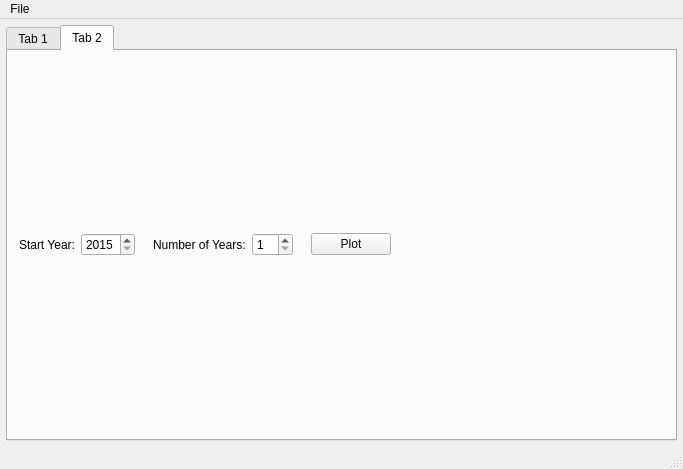
<?xml version="1.0" encoding="UTF-8"?>
<ui version="4.0">
 <class>MainWindow</class>
 <widget class="QMainWindow" name="MainWindow">
  <property name="geometry">
   <rect>
    <x>0</x>
    <y>0</y>
    <width>683</width>
    <height>469</height>
   </rect>
  </property>
  <property name="windowTitle">
   <string>MainWindow</string>
  </property>
  <widget class="QWidget" name="centralWidget">
   <layout class="QVBoxLayout" name="verticalLayout">
    <property name="leftMargin">
     <number>6</number>
    </property>
    <property name="topMargin">
     <number>6</number>
    </property>
    <property name="rightMargin">
     <number>6</number>
    </property>
    <property name="bottomMargin">
     <number>6</number>
    </property>
    <item>
     <widget class="QTabWidget" name="tabWidget">
      <property name="currentIndex">
       <number>1</number>
      </property>
      <widget class="QWidget" name="tab_0">
       <attribute name="title">
        <string>Tab 1</string>
       </attribute>
       <layout class="QVBoxLayout" name="verticalLayout_2">
        <property name="leftMargin">
         <number>3</number>
        </property>
        <property name="topMargin">
         <number>3</number>
        </property>
        <property name="rightMargin">
         <number>3</number>
        </property>
        <property name="bottomMargin">
         <number>3</number>
        </property>
        <item>
         <layout class="QHBoxLayout" name="horizontalLayout">
          <property name="topMargin">
           <number>0</number>
          </property>
          <item>
           <spacer name="horizontalSpacer">
            <property name="orientation">
             <enum>Qt::Horizontal</enum>
            </property>
            <property name="sizeHint" stdset="0">
             <size>
              <width>40</width>
              <height>20</height>
             </size>
            </property>
           </spacer>
          </item>
          <item>
           <widget class="QPushButton" name="pushButton_add">
            <property name="styleSheet">
             <string notr="true">QPushButton:enabled {color: #555555}</string>
            </property>
            <property name="text">
             <string>Add</string>
            </property>
           </widget>
          </item>
          <item>
           <widget class="QPushButton" name="pushButton_duplicate">
            <property name="styleSheet">
             <string notr="true">QPushButton:enabled {color: #555555}</string>
            </property>
            <property name="text">
             <string>Duplicate</string>
            </property>
           </widget>
          </item>
          <item>
           <widget class="QPushButton" name="pushButton_edit">
            <property name="styleSheet">
             <string notr="true">QPushButton:enabled {color: #555555}</string>
            </property>
            <property name="text">
             <string>Edit</string>
            </property>
           </widget>
          </item>
          <item>
           <widget class="QPushButton" name="pushButton_remove">
            <property name="styleSheet">
             <string notr="true">QPushButton:enabled {color: #555555}</string>
            </property>
            <property name="text">
             <string>Remove</string>
            </property>
           </widget>
          </item>
         </layout>
        </item>
        <item>
         <widget class="QTableWidget" name="tableWidget">
          <property name="editTriggers">
           <set>QAbstractItemView::NoEditTriggers</set>
          </property>
          <property name="selectionMode">
           <enum>QAbstractItemView::SingleSelection</enum>
          </property>
          <property name="selectionBehavior">
           <enum>QAbstractItemView::SelectRows</enum>
          </property>
          <property name="sortingEnabled">
           <bool>true</bool>
          </property>
          <attribute name="horizontalHeaderHighlightSections">
           <bool>false</bool>
          </attribute>
          <attribute name="verticalHeaderHighlightSections">
           <bool>false</bool>
          </attribute>
          <column>
           <property name="text">
            <string>category</string>
           </property>
           <property name="foreground">
            <brush brushstyle="SolidPattern">
             <color alpha="255">
              <red>77</red>
              <green>77</green>
              <blue>77</blue>
             </color>
            </brush>
           </property>
          </column>
          <column>
           <property name="text">
            <string>note</string>
           </property>
           <property name="foreground">
            <brush brushstyle="SolidPattern">
             <color alpha="255">
              <red>77</red>
              <green>77</green>
              <blue>77</blue>
             </color>
            </brush>
           </property>
          </column>
          <column>
           <property name="text">
            <string>cost ($)</string>
           </property>
           <property name="foreground">
            <brush brushstyle="SolidPattern">
             <color alpha="255">
              <red>77</red>
              <green>77</green>
              <blue>77</blue>
             </color>
            </brush>
           </property>
          </column>
          <column>
           <property name="text">
            <string>spending date</string>
           </property>
           <property name="foreground">
            <brush brushstyle="SolidPattern">
             <color alpha="255">
              <red>77</red>
              <green>77</green>
              <blue>77</blue>
             </color>
            </brush>
           </property>
          </column>
          <column>
           <property name="text">
            <string>duration</string>
           </property>
           <property name="foreground">
            <brush brushstyle="SolidPattern">
             <color alpha="255">
              <red>77</red>
              <green>77</green>
              <blue>77</blue>
             </color>
            </brush>
           </property>
          </column>
          <column>
           <property name="text">
            <string>note</string>
           </property>
           <property name="foreground">
            <brush brushstyle="SolidPattern">
             <color alpha="255">
              <red>77</red>
              <green>77</green>
              <blue>77</blue>
             </color>
            </brush>
           </property>
          </column>
         </widget>
        </item>
       </layout>
      </widget>
      <widget class="QWidget" name="tab_1">
       <attribute name="title">
        <string>Tab 2</string>
       </attribute>
       <layout class="QVBoxLayout" name="verticalLayout_3">
        <item>
         <layout class="QHBoxLayout" name="horizontalLayout_2">
          <item>
           <widget class="QLabel" name="label">
            <property name="text">
             <string>Start Year:</string>
            </property>
           </widget>
          </item>
          <item>
           <widget class="QSpinBox" name="spinBox_start_year">
            <property name="minimum">
             <number>2015</number>
            </property>
            <property name="maximum">
             <number>2100</number>
            </property>
           </widget>
          </item>
          <item>
           <spacer name="horizontalSpacer_2">
            <property name="orientation">
             <enum>Qt::Horizontal</enum>
            </property>
            <property name="sizeType">
             <enum>QSizePolicy::Fixed</enum>
            </property>
            <property name="sizeHint" stdset="0">
             <size>
              <width>12</width>
              <height>20</height>
             </size>
            </property>
           </spacer>
          </item>
          <item>
           <widget class="QLabel" name="label_2">
            <property name="text">
             <string>Number of Years:</string>
            </property>
           </widget>
          </item>
          <item>
           <widget class="QSpinBox" name="spinBox_Nyears">
            <property name="minimum">
             <number>1</number>
            </property>
           </widget>
          </item>
          <item>
           <spacer name="horizontalSpacer_4">
            <property name="orientation">
             <enum>Qt::Horizontal</enum>
            </property>
            <property name="sizeType">
             <enum>QSizePolicy::Fixed</enum>
            </property>
            <property name="sizeHint" stdset="0">
             <size>
              <width>12</width>
              <height>20</height>
             </size>
            </property>
           </spacer>
          </item>
          <item>
           <widget class="QPushButton" name="pushButton_plot">
            <property name="text">
             <string>Plot</string>
            </property>
           </widget>
          </item>
          <item>
           <spacer name="horizontalSpacer_3">
            <property name="orientation">
             <enum>Qt::Horizontal</enum>
            </property>
            <property name="sizeHint" stdset="0">
             <size>
              <width>40</width>
              <height>20</height>
             </size>
            </property>
           </spacer>
          </item>
         </layout>
        </item>
       </layout>
      </widget>
     </widget>
    </item>
   </layout>
  </widget>
  <widget class="QMenuBar" name="menuBar">
   <property name="geometry">
    <rect>
     <x>0</x>
     <y>0</y>
     <width>683</width>
     <height>22</height>
    </rect>
   </property>
   <widget class="QMenu" name="menuFile">
    <property name="title">
     <string>File</string>
    </property>
    <addaction name="actionQuit"/>
   </widget>
   <addaction name="menuFile"/>
  </widget>
  <widget class="QStatusBar" name="statusBar"/>
  <action name="actionQuit">
   <property name="text">
    <string>Quit</string>
   </property>
   <property name="shortcut">
    <string>Ctrl+Q</string>
   </property>
  </action>
 </widget>
 <layoutdefault spacing="6" margin="11"/>
 <resources/>
 <connections/>
</ui>
